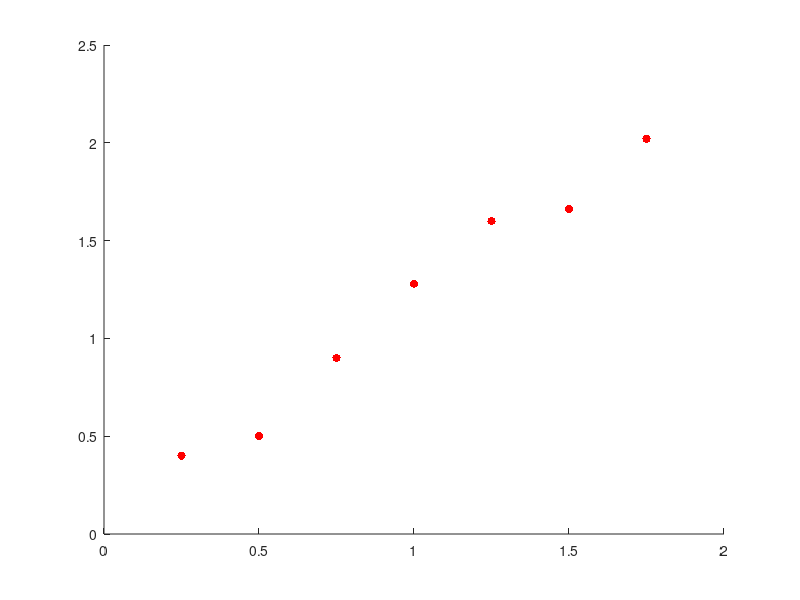

This figure's MATLAB source: (Note: this script raises an error after producing the figure.)
format long; % number of digits set to long

%% construimos la matriz con la que vamos a operar
x = (0.25 : 0.25 : 1.75);
y = [0.4 ;0.5; 0.9; 1.28; 1.6; 1.66; 2.02];

%hacemos un dibujo de los datos
figure(1)
scatter(x, y, 'r', 'filled'); 
hold on; 

m = length(x); 
deg = 6; %% m'especifica el grau del polinomi
n = deg + 1; 

A = vander(x); 
A = A(:, m-n+1:m);

%% buscamos una solucion del tipo P(x) = a + a_1x + a_2x^2

%Inicializamos y hacemos copias de la matriz
A_Copy = A; 
Q = A;
R = zeros(n); 

% Llamamos a la funcion gsm que nos calcula Gram-Schmidt Modificado
[Q,R] = gsm(A); 

error = norm(Q'*Q - eye(n)) %test de la identitat

%% resolem el sistema
sol = R\(transpose(Q)*y); 

%scatter plot 2
h = 0.001; 
xx = [0:h:2];
yy = polyval(sol, xx); 
plot(xx, yy, '-r'); %% esta esta mal

%residu del sistema
res1 = norm(A_Copy*sol - y, 2)
